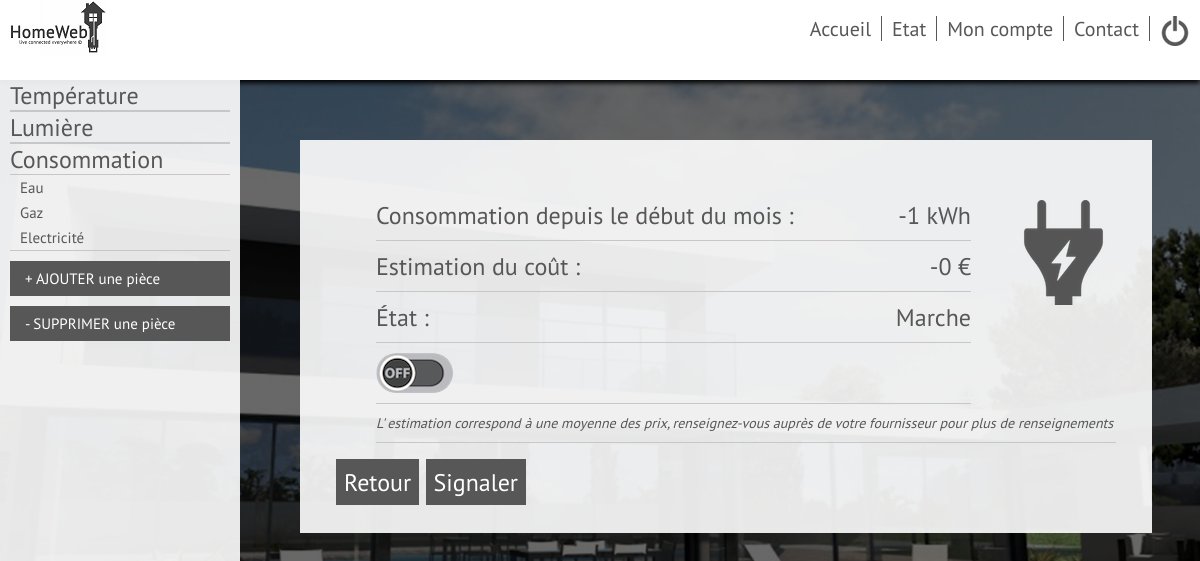
Before: /Vues/elec.php with the older database file.
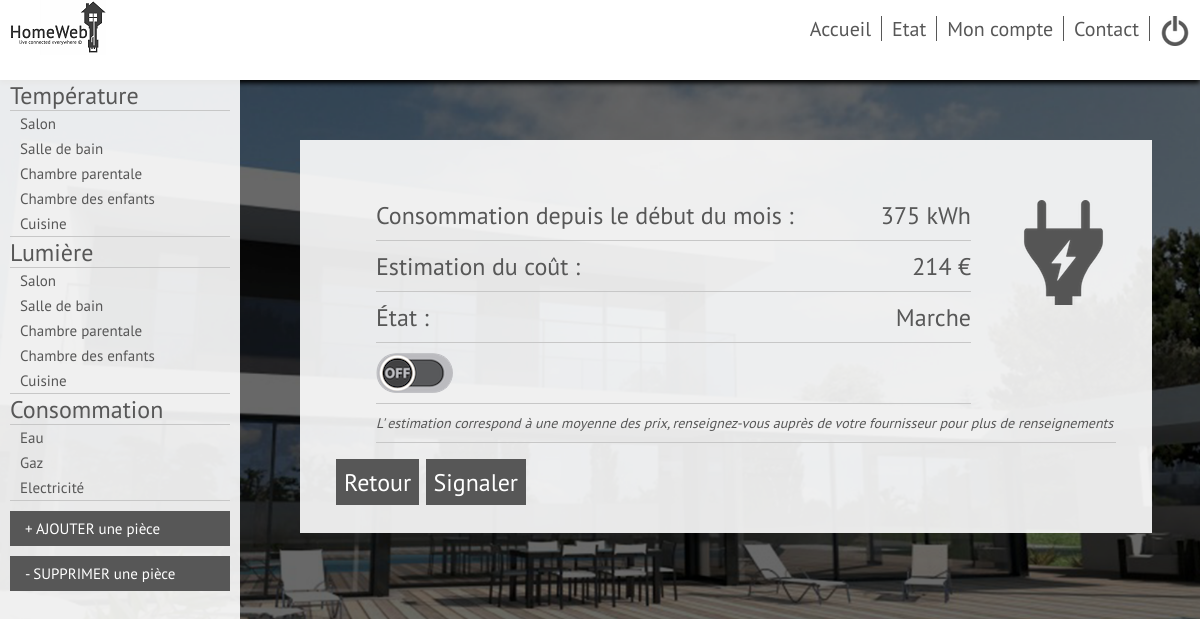
After: the same page with the newer database file.
### tables this page shows
CREATE TABLE `Pieces` (
  `id` int(11) NOT NULL,
  `id_Utilisateur` int(11) NOT NULL,
  `Nom` varchar(255) NOT NULL,
  `presence_temp` int(11) NOT NULL,
  `presence_lum` int(11) NOT NULL,
  `temperature` int(11) NOT NULL,
  `lumiere` int(11) NOT NULL
);

CREATE TABLE `elec` (
  `id` int(11) NOT NULL,
  `etat` int(11) NOT NULL,
  `consomation` int(11) NOT NULL
);

### Controleur/fonctions.php (the view, shortened to what this page needs)
<?php
function Conso_Elec($id,$db)
{
    $conso = -1;
    $reponse = $db->prepare('SELECT consomation FROM elec WHERE id= ?');
    $reponse->execute(array($id));
    while ($donnees = $reponse->fetch())
    {
	   $conso = $donnees['consomation'];
    }
    return $conso;
}
function Estim_Elec($id,$db)
{
    $estim = ceil((Conso_Elec($id,$db))*(0.5691));
    return $estim;
}
function cascade_temp($id,$db)
{
    $reponse = $db->prepare('SELECT Nom FROM Pieces WHERE id_Utilisateur = ? AND presence_temp = 1');
    $reponse->execute(array($id));
    echo "<ul>";
    while ($donnees = $reponse->fetch())
    {
        $nom_piece = $donnees['Nom'];
        echo ("<li><a href=\"temperature.php\">" . $nom_piece . "</a></li>") ;
    }
    echo "</ul>";
}
function cascade_lum($id,$db)
{
    $reponse = $db->prepare('SELECT Nom FROM Pieces WHERE id_Utilisateur = ? AND presence_lum = 1');
    $reponse->execute(array($id));
    echo "<ul>";
    while ($donnees = $reponse->fetch())
    {
        $nom_piece = $donnees['Nom'];
        echo ("<li><a href=\"lumiere.php\">" . $nom_piece . "</a></li>") ;
    }
    echo "</ul>";
}
?>

### Vues/elec.php (shortened to what this page needs)
<!DOCTYPE HTML>
<?php require("../Controleur/fonctions.php");
require("../Modele/connexionBDD.php");
?>
<html>
	<head>
		<link rel="stylesheet" type="text/css" href="../Styles/main.css" />
	</head>
	<body>
		<div id="page">
            <header>
                <?php
                include ("../entete.php");
                ?>
            </header>
            <div id=capteurs>
            <ul>
                <li><a href="#">Température</a>
                        <?php cascade_temp(1,$db) ?>
                    </li>
                    <li><a href="#">Lumière</a>
                        <?php cascade_lum(1,$db) ?>
                    </li>
                <li><a href="#">Consommation</a>
                    <ul>
                        <li><a href="eau.php">Eau</a></li>
                        <li><a href="gaz.php">Gaz</a></li>
                        <li><a href="elec.php">Electricité</a></li>
                    </ul>
                </li>
                <li>
                        <a class="bouton_type" href="ajout_piece.php">+  AJOUTER une pièce</a>
                        <a class="bouton_type" href="#">- SUPPRIMER une pièce</a>
                    </li>
            </ul>
	       	</div>
                <div id=boite>
                    <ul>
                        <img class ="image_temp" src="image/elec.png"/>
                        <li>Consommation depuis le début du mois :<span><?php echo (Conso_Elec(1,$db)) ?> kWh</span></li>
                        <li>Estimation du coût : <span><?php echo (Estim_Elec(1,$db)) ?> €</span></li>
                        <li>État : <span>Marche</span></li>
                        <li>
                            <label class="switch">
                                <div class="slider"></div>
                            </label>
                        </li>
                        <li><I style="font-size : 14px;">L' estimation correspond à une moyenne des prix, renseignez-vous auprès de votre fournisseur pour plus de renseignements</I></li>
                    </ul>
                    <a class="boutons_retour" href="etat.php" >Retour</a>
                    <a class="boutons_retour" href="signaler.php">Signaler</a>
                </div>
        </body>
</html>

### entete.php
<?php
echo '  <div id="logo">
            <a href="../image/logo.png"><img src="../image/logomini.png" alt="Logo HomeWeb" />
        </div>
        <nav>
            <ul>
                <li><a href="../accueil.php">Accueil</a></li>
                <li><a href="../Vues/etat.php">Etat</a></li>
                <li><a href="../Vues/moncompte.php">Mon compte</a></li>
                <li><a href="../Vues/contact.php">Contact</a></li>
                <div id=logodeco><a href="../Controleur/logout.php"><img src="../Vues/image/onoff.png"></a></div>
            </ul>
        </nav>';
?>

### Styles/main.css (style rules this page uses)
html, #page { height: 100%; width: 100%; }
body { background: url('../image/fond.png') ; background-position: center ; background-repeat: no-repeat ; background-attachment: fixed ; background-size: cover ; color: #575757; font-family: pt_sansregular; margin: 0px; height: 100%; }
#logo { margin-left: 10px; }
nav ul { list-style-type: none; display: flex; }
nav li { padding-left:10px; padding-right:10px; border: 1px; border-right-style:solid; }
header { display: flex; justify-content: space-between; background-color: white; box-shadow: 0px 3px 5px black; height: 10%; }
nav a { font-size: 20px; text-decoration: none; color: #575757; }
#objects, #objects ul, #capteurs, #capteurs ul { padding: 0; margin: 0; list-style: none; }
#capteurs { background-color: rgba(255,255,255,0.9); width: 20%; height: 91%; overflow: auto; display: inline-block; vertical-align: top; max-width: 300px; min-width: 200px; }
#capteurs ul li { font-size: x-large; margin-left: 10px; margin-right:10px; }
#capteurs ul li ul li { font-size: 15px; padding-top:3px; padding-bottom:3px; }
#capteurs ul li ul li a:before { content: '•'; position: absolute; opacity: 0; margin-left: -12px; }
#capteurs ul li ul { border: 1px; border-top-style:solid; border-bottom-style:solid; border-color: rgb(199,199,199); }
#capteurs a { text-decoration:none; color:#575757; }
#boite { background-color: rgba(255,255,255,0.9) ; font-size: 24px; margin-top: 5%; margin-right: 5%; margin-left: 5%; width: 65%; padding: 3% 3% 3% 3%; display:inline-block; position: fixed; vertical-align:top; }
#boite ul li { display:flex; justify-content: space-between; border: 1px; border-bottom-style:solid; border-color: rgb(199,199,199); margin-bottom: 10px; padding-bottom: 10px; }
.boutons_retour { border-style: solid; background-color: #575757; border-color: #575757; color: white; text-decoration: none; padding: 5px; }
.slider { cursor:pointer; background: url(../image/boutonOFF.png) no-repeat; padding: 0px 77px 40px 0px; border-radius: 20px; }
#capteurs .bouton_type { cursor: pointer; border-style: solid; background-color: #575757; border-color: #575757; padding: 5px; font-size: 15px; display: flex; margin-top: 10px; padding-left: 12px; color:white; }
#boite ul img { float: right; margin-right: 0px; margin-top: 0px; padding-left: 40px; padding-bottom: 100px; }
#logodeco { height:25px; margin-left: 10px; margin-right:10px; }

Changed rows visible on the page:
added pieces: Nom "Salon"
added pieces: Nom "Salle de bain"
added pieces: Nom "Chambre parentale"
added pieces: Nom "Chambre des enfants"
added pieces: Nom "Cuisine"
added elec: consomation "375", consomation "214"
Other visible differences:
Conso_Elec(1,$db): "-1" → (not shown)
Estim_Elec(1,$db): "-0" → (not shown)
